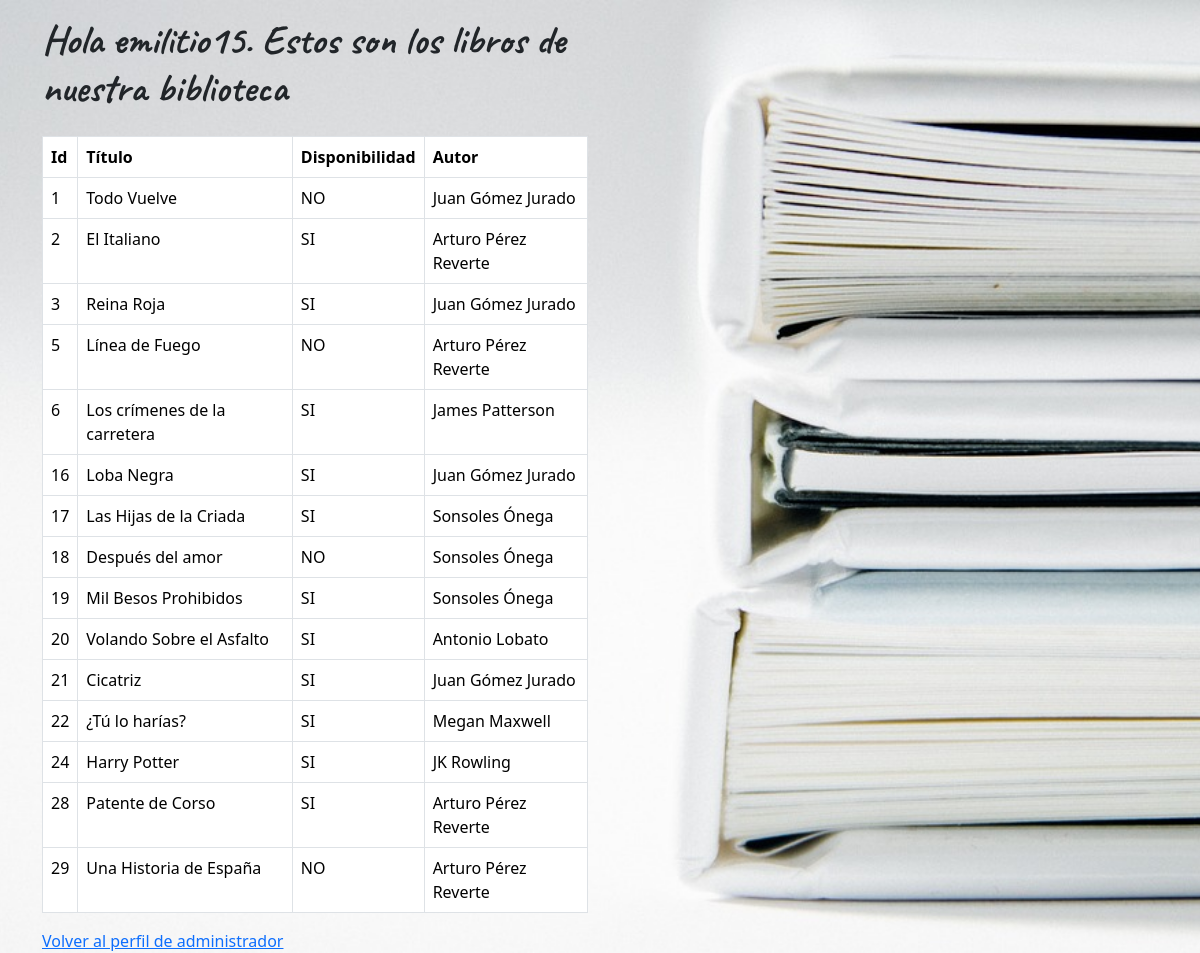
Page /ver_libros_admin.php (signed in) on the committed database.
### tables this page shows
CREATE TABLE `libros` (
  `id` int NOT NULL AUTO_INCREMENT,
  `Titulo` varchar(45) DEFAULT NULL,
  `Autor` varchar(45) DEFAULT NULL,
  `Disponibilidad` varchar(45) DEFAULT NULL,
  PRIMARY KEY (`id`)
);

CREATE TABLE `autores` (
  `id` int unsigned NOT NULL AUTO_INCREMENT,
  `Nombre` varchar(45) DEFAULT NULL,
  PRIMARY KEY (`id`)
);

### ver_libros_admin.php (the view, shortened to what this page needs)
<!DOCTYPE html>
<html>
    <head>
        <link href="https://cdn.jsdelivr.net/npm/bootstrap@5.3.3/dist/css/bootstrap.min.css" rel="stylesheet">
    </head>
    <body>
<div class="container justify-content-center">
    <div class="row">
        <div class="col-sm-12 col-md-8 col-lg-6">
            <div class="mt-3">
                <div class="container_titulo">
                    <h1 class="fw-bold fs-1 fs-md-5 fs-lg-7">Hola <?php echo $_SESSION["nombre"]?>. Estos son los libros de nuestra biblioteca</h1>
                </div>
        <?php
   include_once '../modelo/funciones.php';
   $conexion=conexion_bd($host,$dbname,$usuario,$contrasenia);
            $sql="SELECT libros.id, libros.Titulo, libros.Disponibilidad, autores.Nombre as Autor
            FROM libros
            INNER JOIN autores on libros.autor=autores.id";
            $sql_prep=$conexion->prepare($sql);
            try{
                $sql_prep->execute();
                echo "<div class='table-responsive'>";
                echo "<table class='table table-bordered'>";
                echo "<tr><th>Id</th><th>Título</th><th>Disponibilidad</th><th>Autor</th>";
                $contador_columnas = 0;
                while($fila=$sql_prep->fetch(PDO::FETCH_ASSOC)){
                    if ($contador_columnas == 0) {
                        echo "<tr>";
                    }
                    foreach($fila as $clave=>$valor){
                        echo "<td>$valor</td>";
                        $contador_columnas++;
                        if ($contador_columnas == 4) {
                            echo "</tr>";
                            $contador_columnas = 0;
                        }
                    }
                }
                echo "</table>";
                echo "</div>";
            }catch(PDOException $e){
                echo "<div class='alert alert-danger'>Ha ocurrido un error: </div>".$e->getMessage();
            }
            ?>
            <a href="../vista/perfil_administrador.php">Volver al perfil de administrador</a>
</div>
    </div>
        </div>
            </div>
</body>
</html>

### ver_libros_admin.php (style rules this page uses)
body { background-image: url('../IMG/books.jpg'); background-size: cover; background-position: center; background-repeat: no-repeat; width: 100%; height: 100%; }
body, html { margin: 0; padding: 0; width: 100%; }
.container_titulo { font-family: "Caveat", cursive; font-optical-sizing: auto; font-weight: 700; font-style: normal; font-size: 1.5em; margin-bottom: 1em; }

### rows in the picture
libros: id "1", Titulo "Todo Vuelve", Disponibilidad "NO", autores.Nombre "Juan Gómez Jurado"
libros: id "2", Titulo "El Italiano", Disponibilidad "SI", autores.Nombre "Arturo Pérez Reverte"
libros: id "3", Titulo "Reina Roja", Disponibilidad "SI", autores.Nombre "Juan Gómez Jurado"
libros: id "5", Titulo "Línea de Fuego", Disponibilidad "NO", autores.Nombre "Arturo Pérez Reverte"
libros: id "6", Titulo "Los crímenes de la carretera", Disponibilidad "SI", autores.Nombre "James Patterson"
libros: id "16", Titulo "Loba Negra", Disponibilidad "SI", autores.Nombre "Juan Gómez Jurado"
libros: id "17", Titulo "Las Hijas de la Criada", Disponibilidad "SI", autores.Nombre "Sonsoles Ónega"
libros: id "18", Titulo "Después del amor", Disponibilidad "NO", autores.Nombre "Sonsoles Ónega"
libros: id "19", Titulo "Mil Besos Prohibidos", Disponibilidad "SI", autores.Nombre "Sonsoles Ónega"
libros: id "20", Titulo "Volando Sobre el Asfalto", Disponibilidad "SI", autores.Nombre "Antonio Lobato"
libros: id "21", Titulo "Cicatriz", Disponibilidad "SI", autores.Nombre "Juan Gómez Jurado"
libros: id "22", Titulo "¿Tú lo harías?", Disponibilidad "SI", autores.Nombre "Megan Maxwell"
libros: id "24", Titulo "Harry Potter", Disponibilidad "SI", autores.Nombre "JK Rowling"
libros: id "28", Titulo "Patente de Corso", Disponibilidad "SI", autores.Nombre "Arturo Pérez Reverte"
libros: id "29", Titulo "Una Historia de España", Disponibilidad "NO", autores.Nombre "Arturo Pérez Reverte"

### other values in the picture
$_SESSION["nombre"] "emilitio15"
